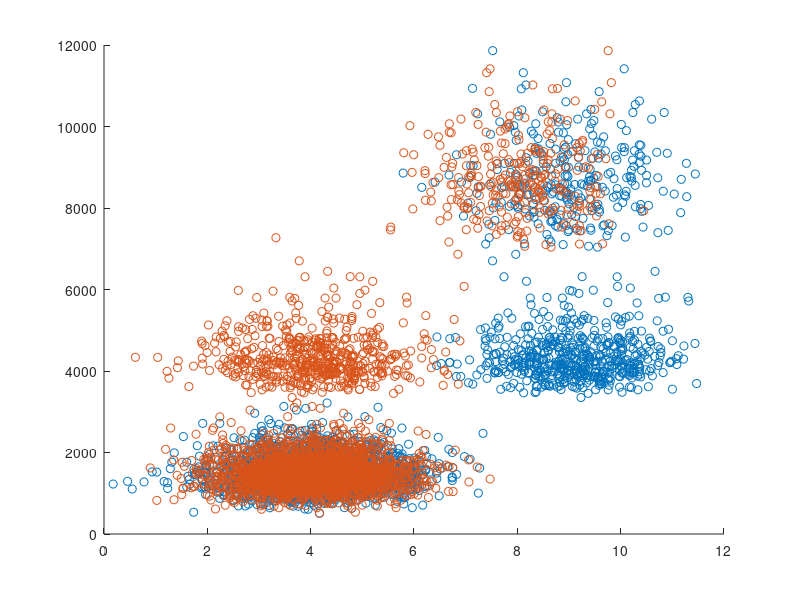
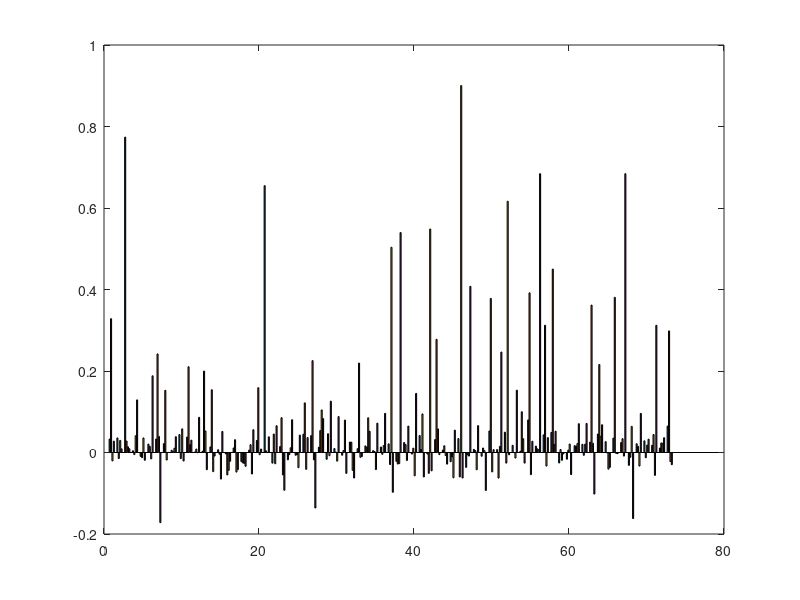

These figures' MATLAB source, in order:
clear all;
load('Mumbai_regression.mat');
load('classificationIntoThreeClusters.mat');
load('coordCluster1.mat');
load('coordCluster3.mat');

categoricalVar = [9, 10, 12, 15, 31, 35, 39, 48, 49, 59, 65, 68];

isole1 = 3; %interessant feature to classify the first cluster
isole3 = 21; % same for the third cluster
nbPoint = length(X_train);
scatter(X_train(:, isole1), y_train);
hold on;
scatter(X_train(:, isole3), y_train);
clusters = ones(length(X_train), 1) * 2; %in cluster 2 by default

%identify the points in the
X1 = X_train(:, isole1);
for i = 1:nbPoint
    for j = 1:length(coordC1)
       if X1(i) == coordC1(j)
            clusters(i) = 1;
        end
    end
end

X3 = X_train(:, isole3);
for i = 1:nbPoint
    for j = 1:length(coordC3)
        if X3(i) == coordC3(j)
            clusters(i) = 3;
        end
    end
end

%correlation
nbFeature = size(X_train, 2);
for i = 1:nbFeature
    corrGlobal(i) = corr(X_train(:,i), y_train);
    corrCluster1(i) = corr(X_train(clusters == 1 ,i), y_train(clusters == 1));
    corrCluster2(i) = corr(X_train(clusters == 2, i), y_train(clusters == 2));
    corrCluster3(i) = corr(X_train(clusters == 3, i), y_train(clusters == 3));
end
figure;
title('Correlation ')
c = [corrGlobal' corrCluster1' corrCluster2' corrCluster3']; 
% we can identify which feature we should select for the regression for each clusters
% We should apply the regression on each cluster, applying the regression
% on the whole data isn't relevant
bar(c)

